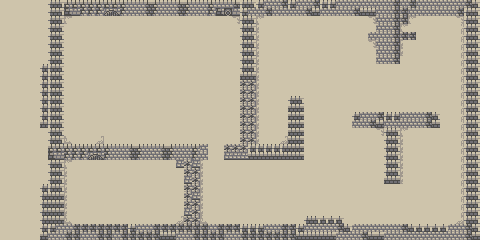

A 2D game scene composited from a Tiled map and its tileset images. What follows is a short description and the map's XML, with each tile layer's data collapsed to a summary:
An orthogonal 60x30 tile map with 8x8 px tiles, 2 tile layers (floors, walls), 3 tilesets and 9 objects.

<map version="1.10" tiledversion="1.12.2" orientation="orthogonal" renderorder="right-down" width="60" height="30" tilewidth="8" tileheight="8" infinite="0" nextlayerid="6" nextobjectid="10">
 <tileset firstgid="1" source="egypt-16.tsx" />
 <tileset firstgid="379" source="tom-animation.tsx" />
 <tileset firstgid="391" source="egypt-8.tsx" />
 <layer id="5" name="floors" width="60" height="30">
  <data>[1800 cells, 1800 non-empty, 7 distinct tile ids]</data>
 </layer>
 <objectgroup id="2" name="objects">
  <object id="1" gid="379" x="96" y="64" width="16" height="18" />
  <object id="2" gid="65" x="96" y="112" width="16" height="16" />
  <object id="3" gid="65" x="304" y="80" width="16" height="16" />
  <object id="4" gid="132" x="160" y="144" width="16" height="16">
   <properties>
    <property name="target" type="object" value="9" />
   </properties>
  </object>
  <object id="5" gid="132" x="320" y="160" width="16" height="16" />
  <object id="6" gid="132" x="352" y="192" width="16" height="16" />
  <object id="7" gid="65" x="160" y="112" width="16" height="16" />
  <object id="8" gid="65" x="160" y="48" width="16" height="16" />
  <object id="9" gid="256" x="208" y="160" width="16" height="16" />
 </objectgroup>
 <layer id="4" name="walls" width="60" height="30">
  <data>[1800 cells, 515 non-empty, 19 distinct tile ids]</data>
 </layer>
</map>
